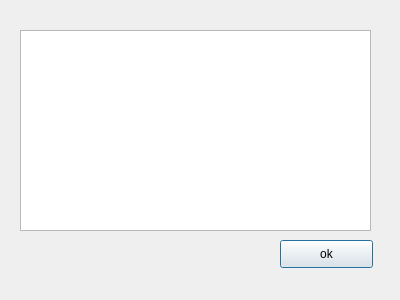
<?xml version="1.0" encoding="UTF-8"?>
<ui version="4.0">
 <class>textBox</class>
 <widget class="QDialog" name="textBox">
  <property name="geometry">
   <rect>
    <x>0</x>
    <y>0</y>
    <width>400</width>
    <height>300</height>
   </rect>
  </property>
  <property name="windowTitle">
   <string>Dialog</string>
  </property>
  <widget class="QPushButton" name="pushButton">
   <property name="geometry">
    <rect>
     <x>280</x>
     <y>240</y>
     <width>93</width>
     <height>28</height>
    </rect>
   </property>
   <property name="text">
    <string>ok</string>
   </property>
  </widget>
  <widget class="QTextEdit" name="textEdit">
   <property name="geometry">
    <rect>
     <x>20</x>
     <y>30</y>
     <width>351</width>
     <height>201</height>
    </rect>
   </property>
  </widget>
 </widget>
 <resources/>
 <connections/>
</ui>
